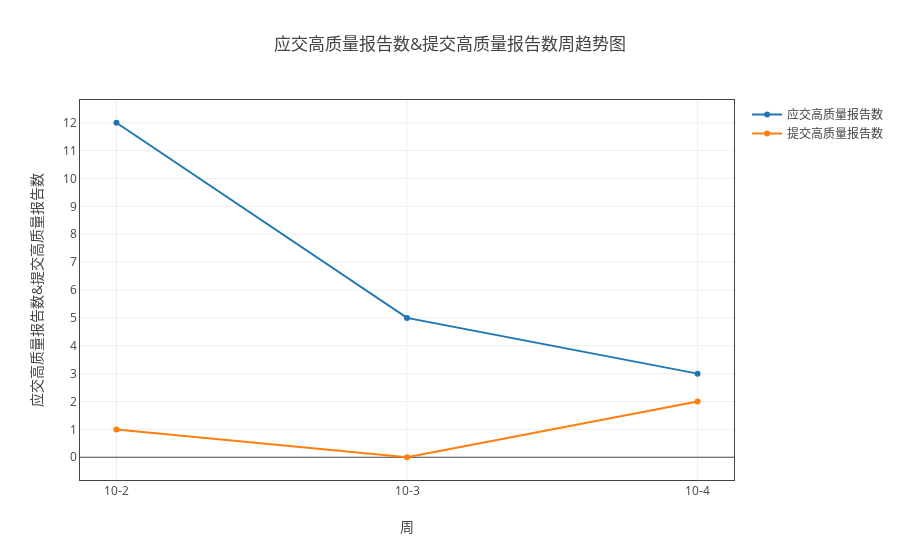

The code cell stored with this chart in its notebook:
### Markdown cell above
#### 应交高质量报告数和提交高质量报告数

### Code cell
ss=myModule.format(all_dict ,"日期" ,['应交高质量报告数','提交高质量报告数'])
tt = myModule.myPlot(ss.groupby('sum'))
tt.plot('line')

### Figure 1 — Plotly figure (JSON) as saved in the notebook; plotly's stock layout.template omitted (floating-point values rounded to 4 significant figures)
{"data": [{"name": "应交高质量报告数", "type": "scatter", "uid": "55a91cb4-dbfd-11e8-8ddb-a41f72875c19", "x": ["10-2", "10-3", "10-4"], "y": [12, 5, 3]}, {"name": "提交高质量报告数", "type": "scatter", "uid": "55a91cb5-dbfd-11e8-8ddb-a41f72875c19", "x": ["10-2", "10-3", "10-4"], "y": [1, 0, 2]}], "layout": {"title": "应交高质量报告数&提交高质量报告数周趋势图", "xaxis": {"mirror": "all", "nticks": 20, "showgrid": true, "showline": true, "title": "周", "type": "category", "zeroline": true}, "yaxis": {"mirror": "all", "nticks": 20, "showgrid": true, "showline": true, "title": "应交高质量报告数&提交高质量报告数", "zeroline": true}}}
